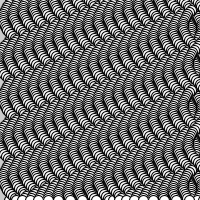
Frame 1 (no input)
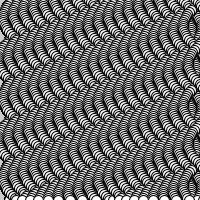
Frame 60 (the mouse pressed at the canvas centre just before this capture)
Frame 120 (the mouse held since frame 60 and released just before this capture): identical to frame 60, image omitted

The Processing sketch that drew these frames (run headless with seeded random() and noise(); from frame 60 on, the mouse is pressed at the canvas centre):

// Processing sketch: processing_13636
// ── processing_13636.pde

void setup() {
  size(200,200);
}
void draw() {
  float a = 12.0;
  float b = PI/20;
  float c = 0.0;
  for(int d=10; d<=200; d=d+5) {
    for(int y=0; y<=200; y= y+2) {
      float x = d+(sin(c)*a);
      ellipse(x,y,10,10);
      c=c+b;
    }
  }
}


                
